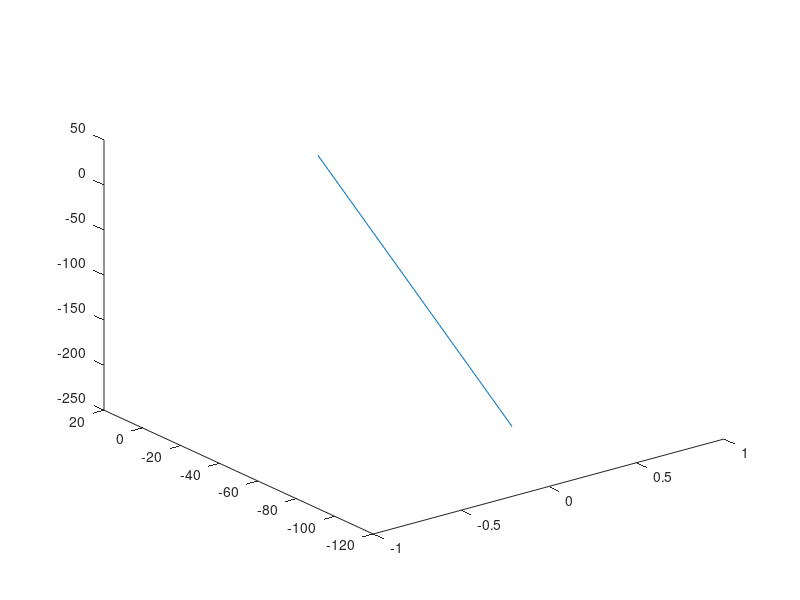

The MATLAB source for this figure: (Note: this script raises an error after producing the figure.)

sstblue         = [0,128,255]/255;
sstlightblue    = [48,208,216]/255;
sstlighterblue  = [50,220,240]/255;
sstlightestblue = [60,230,255]/255;
sstgreen        = [43,191,92]/255;
sstlightgreen   = [140,255,200]/255;
sstlightergreen = [160,255,225]/255;
sstgray         = [70,70,70]/255;
sstlightgray    = [200,200,200]/255;

% 
% plot3(out.simout.Data(1,1), out.simout.Data(1,2), out.simout.Data(1,3),'o','Color',sstgray,'MarkerSize',8);
% 
% hold on;
% 
% plot3(out.simout.Data(end,1), out.simout.Data(end,2), out.simout.Data(end,3),'x','Color',sstgray,'MarkerSize',8);
% 
% 
% plot3(out.simout.Data(:,10), out.simout.Data(:,11), out.simout.Data(:,12), '-','Color',sstgreen);
% 
% plot3(out.simout.Data(:,1), out.simout.Data(:,2), out.simout.Data(:,3),'--','Color',sstblue);
% 
% grid on;
%   
% xlabel('x [m]');
% ylabel('y [m]');
% zlabel('z [m]');
% 
% legend('Start position', 'End position', 'Reference','Trajectory');
% 
% 
% hold off;

%%%%%%%%%
psi_l = deg2rad(30);  
gamma_l = deg2rad(90);
ql = [cos(psi_l)*cos(gamma_l) ; sin(psi_l)*cos(gamma_l) ; -sin(gamma_l) ];


 
 t = linspace(0,10000,100);
 e = ql*t;
 plot3( e(:,1), e(:,2),  e(:,3), '-');
 
 hold on;
plot3(out.fixout.Data(:,1), out.fixout.Data(:,2), out.fixout.Data(:,3));
 
 grid on;
  
xlabel('x [m]');
ylabel('y [m]');
zlabel('z [m]');

 hold off;